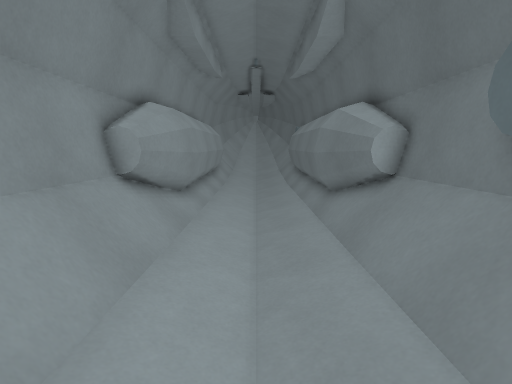
[1] (above)

12 first-person views from a walk through a level from a Godot 3-D game. The camera is 1.5 m above the floor, tilts 8° down and sees 80° across. The floor is counted in squares, 0.5 m on a side. Each view is taken from the middle of a square. On the plan, view 1 faces up. The plan holds only what a view shows up to about 20 squares ahead; the rest is blank. The place goes on beyond the plan.

[2]
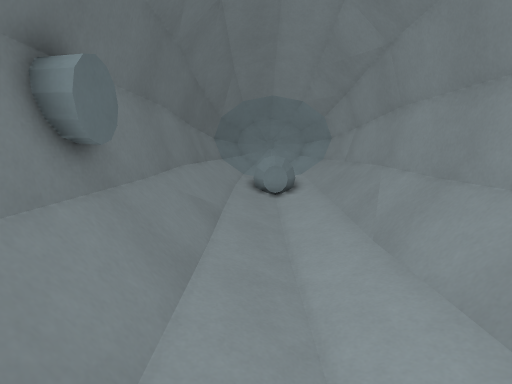

[3]
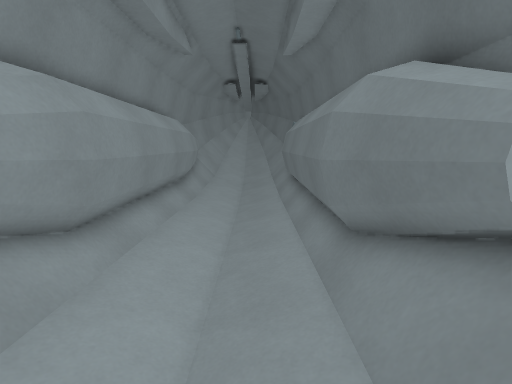

[4]
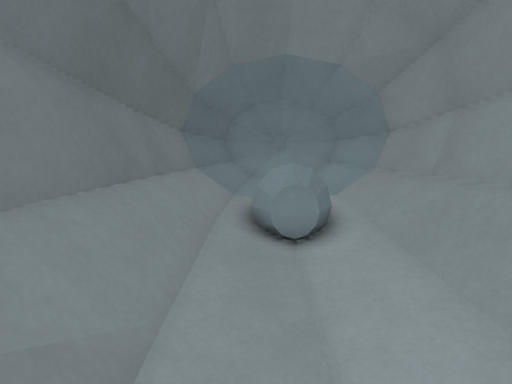

[5]
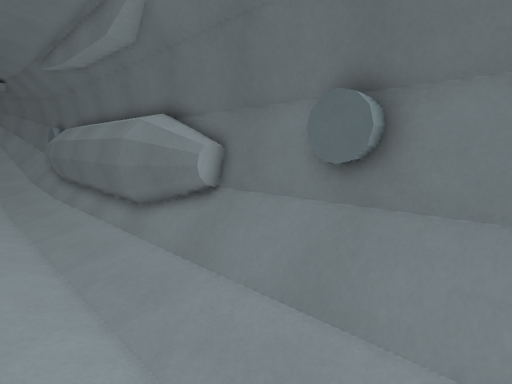

[6]
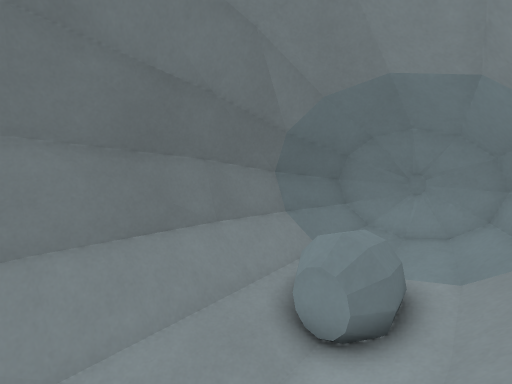

[7]
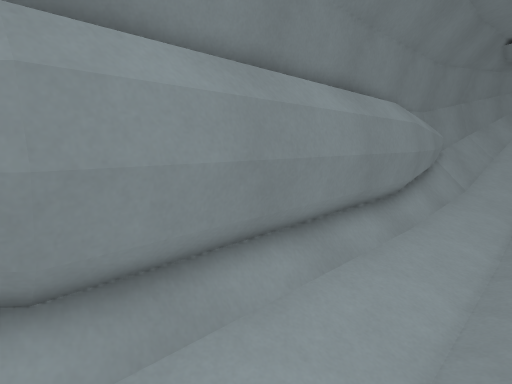

[8]
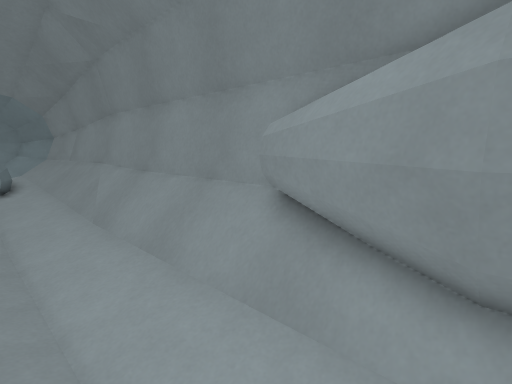

[9]
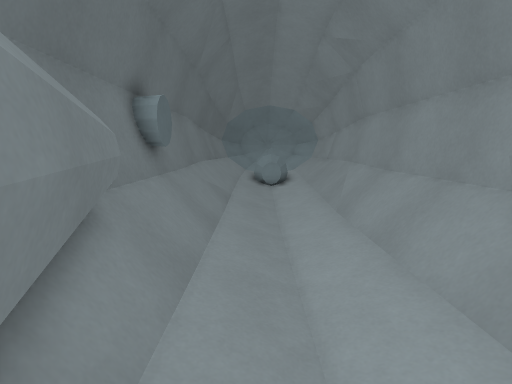

[10]
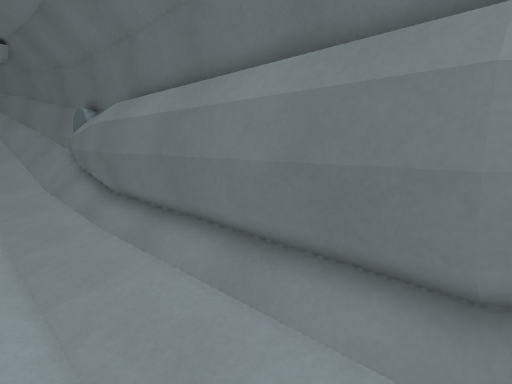

[11]
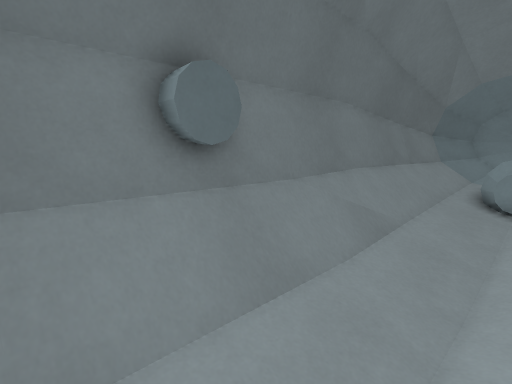

[12]
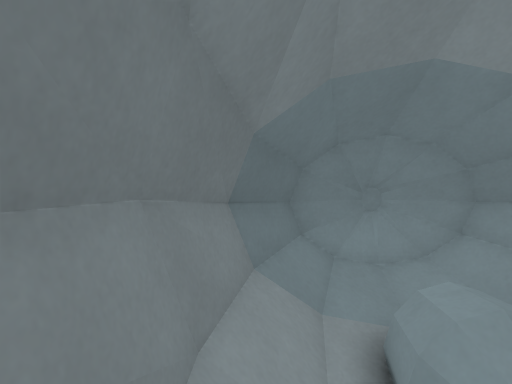

### Floor plan
Key: @ floor where view 1 was taken; # wall or solid block; . main floor; : floor 0.25 m higher than the main floor; + floor 0.5 m higher than the main floor; * floor 0.75 m higher than the main floor; / step, stairs or slope; = window, fence, low wall or low ledge; T turret.
Columns run from 4 left of view 1 to 5 right of it. Each row starts with its distance up from view 1.
 25   #:.:#
 24   #...#
 23   #...#
 22   #...#
 21   #...#
 20   #...#
 19   #...#
 18   #...#
 17   #...#
 16   #...#
 15   #...#
 14   #...#
 13   #...#
 12   #...#
 11  # ... #
 10 ##:...:##
  9 ##:...:##
  8 #=:...:=#
  7 #=:...:=#
  6 #=:...:=#
  5 #=:...:=##
  4 #=:...:=##
  3 #=:...:=##
  2 #=:...:=##
  1 #=:/..:*#
  0 ##:/@::*#
 -1 #///.://#
 -2 #///.///#
 -3 #//::///#
 -4 #//:::+/#
 -5 #//+:++/#
 -6 #//TTT//#
 -7 ##/TTT/##
 -8 ##/***/##
 -9  ##***##
-10  #######

Where each view was taken, in squares from view 1:
view 1: 0 up, 0 right, facing up
view 2: 10 up, 1 right, facing down
view 3: 6 up, 1 right, facing up
view 4: 2 up, 1 right, facing down
view 5: 1 up, 2 left, facing up-right
view 6: 1 down, 3 left, facing down-right
view 7: 12 up, 1 right, facing up-left
view 8: 13 up, 1 right, facing down-left
view 9: 14 up, 1 right, facing down
view 10: 12 up, 1 left, facing up-right
view 11: 8 up, 1 left, facing down-right
view 12: 3 down, 3 right, facing down
